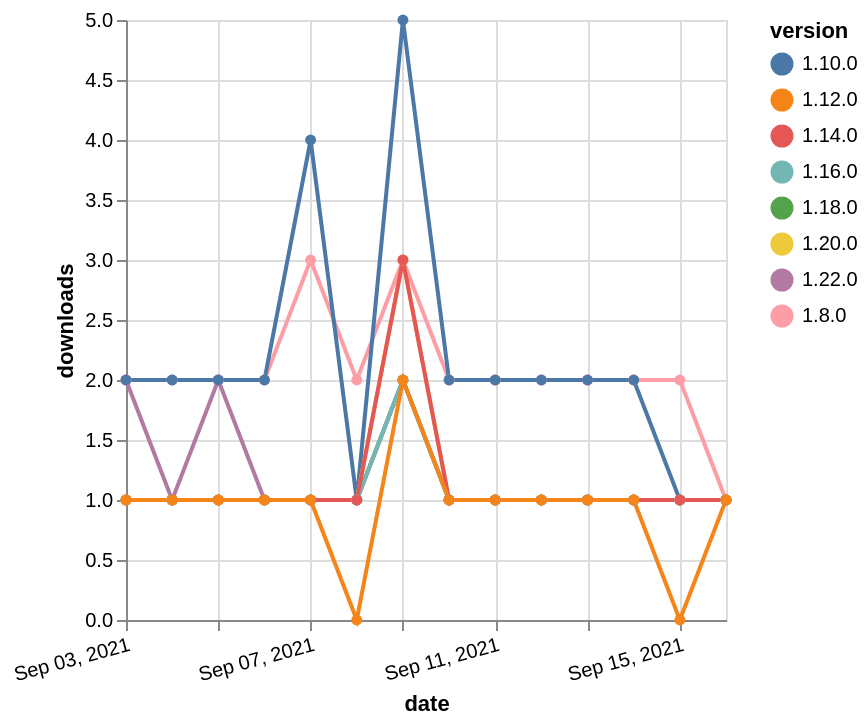

Write the Vega-Lite specification saved for this chart.
### Vega-Lite specification from a JSON file in a GitHub repository (floating-point values rounded to 4 significant figures)
{"$schema": "https://vega.github.io/schema/vega-lite/v5.json", "description": "A simple bar chart with embedded data.", "data": {"values": [{"date": "2021-09-03", "total": 154, "delta": 1, "version": "1.18.0"}, {"date": "2021-09-04", "total": 155, "delta": 1, "version": "1.18.0"}, {"date": "2021-09-05", "total": 156, "delta": 1, "version": "1.18.0"}, {"date": "2021-09-06", "total": 157, "delta": 1, "version": "1.18.0"}, {"date": "2021-09-07", "total": 158, "delta": 1, "version": "1.18.0"}, {"date": "2021-09-08", "total": 159, "delta": 1, "version": "1.18.0"}, {"date": "2021-09-09", "total": 161, "delta": 2, "version": "1.18.0"}, {"date": "2021-09-10", "total": 162, "delta": 1, "version": "1.18.0"}, {"date": "2021-09-11", "total": 163, "delta": 1, "version": "1.18.0"}, {"date": "2021-09-12", "total": 164, "delta": 1, "version": "1.18.0"}, {"date": "2021-09-13", "total": 165, "delta": 1, "version": "1.18.0"}, {"date": "2021-09-14", "total": 166, "delta": 1, "version": "1.18.0"}, {"date": "2021-09-15", "total": 167, "delta": 1, "version": "1.18.0"}, {"date": "2021-09-16", "total": 168, "delta": 1, "version": "1.18.0"}, {"date": "2021-09-03", "total": 119, "delta": 2, "version": "1.22.0"}, {"date": "2021-09-04", "total": 120, "delta": 1, "version": "1.22.0"}, {"date": "2021-09-05", "total": 122, "delta": 2, "version": "1.22.0"}, {"date": "2021-09-06", "total": 123, "delta": 1, "version": "1.22.0"}, {"date": "2021-09-07", "total": 124, "delta": 1, "version": "1.22.0"}, {"date": "2021-09-08", "total": 125, "delta": 1, "version": "1.22.0"}, {"date": "2021-09-09", "total": 127, "delta": 2, "version": "1.22.0"}, {"date": "2021-09-10", "total": 128, "delta": 1, "version": "1.22.0"}, {"date": "2021-09-11", "total": 129, "delta": 1, "version": "1.22.0"}, {"date": "2021-09-12", "total": 130, "delta": 1, "version": "1.22.0"}, {"date": "2021-09-13", "total": 131, "delta": 1, "version": "1.22.0"}, {"date": "2021-09-14", "total": 132, "delta": 1, "version": "1.22.0"}, {"date": "2021-09-15", "total": 133, "delta": 1, "version": "1.22.0"}, {"date": "2021-09-16", "total": 134, "delta": 1, "version": "1.22.0"}, {"date": "2021-09-03", "total": 2333, "delta": 2, "version": "1.8.0"}, {"date": "2021-09-04", "total": 2335, "delta": 2, "version": "1.8.0"}, {"date": "2021-09-05", "total": 2337, "delta": 2, "version": "1.8.0"}, {"date": "2021-09-06", "total": 2339, "delta": 2, "version": "1.8.0"}, {"date": "2021-09-07", "total": 2342, "delta": 3, "version": "1.8.0"}, {"date": "2021-09-08", "total": 2344, "delta": 2, "version": "1.8.0"}, {"date": "2021-09-09", "total": 2347, "delta": 3, "version": "1.8.0"}, {"date": "2021-09-10", "total": 2349, "delta": 2, "version": "1.8.0"}, {"date": "2021-09-11", "total": 2351, "delta": 2, "version": "1.8.0"}, {"date": "2021-09-12", "total": 2353, "delta": 2, "version": "1.8.0"}, {"date": "2021-09-13", "total": 2355, "delta": 2, "version": "1.8.0"}, {"date": "2021-09-14", "total": 2357, "delta": 2, "version": "1.8.0"}, {"date": "2021-09-15", "total": 2359, "delta": 2, "version": "1.8.0"}, {"date": "2021-09-16", "total": 2360, "delta": 1, "version": "1.8.0"}, {"date": "2021-09-03", "total": 2456, "delta": 2, "version": "1.10.0"}, {"date": "2021-09-04", "total": 2458, "delta": 2, "version": "1.10.0"}, {"date": "2021-09-05", "total": 2460, "delta": 2, "version": "1.10.0"}, {"date": "2021-09-06", "total": 2462, "delta": 2, "version": "1.10.0"}, {"date": "2021-09-07", "total": 2466, "delta": 4, "version": "1.10.0"}, {"date": "2021-09-08", "total": 2467, "delta": 1, "version": "1.10.0"}, {"date": "2021-09-09", "total": 2472, "delta": 5, "version": "1.10.0"}, {"date": "2021-09-10", "total": 2474, "delta": 2, "version": "1.10.0"}, {"date": "2021-09-11", "total": 2476, "delta": 2, "version": "1.10.0"}, {"date": "2021-09-12", "total": 2478, "delta": 2, "version": "1.10.0"}, {"date": "2021-09-13", "total": 2480, "delta": 2, "version": "1.10.0"}, {"date": "2021-09-14", "total": 2482, "delta": 2, "version": "1.10.0"}, {"date": "2021-09-15", "total": 2483, "delta": 1, "version": "1.10.0"}, {"date": "2021-09-16", "total": 2484, "delta": 1, "version": "1.10.0"}, {"date": "2021-09-03", "total": 173, "delta": 1, "version": "1.20.0"}, {"date": "2021-09-04", "total": 174, "delta": 1, "version": "1.20.0"}, {"date": "2021-09-05", "total": 175, "delta": 1, "version": "1.20.0"}, {"date": "2021-09-06", "total": 176, "delta": 1, "version": "1.20.0"}, {"date": "2021-09-07", "total": 177, "delta": 1, "version": "1.20.0"}, {"date": "2021-09-08", "total": 178, "delta": 1, "version": "1.20.0"}, {"date": "2021-09-09", "total": 181, "delta": 3, "version": "1.20.0"}, {"date": "2021-09-10", "total": 182, "delta": 1, "version": "1.20.0"}, {"date": "2021-09-11", "total": 183, "delta": 1, "version": "1.20.0"}, {"date": "2021-09-12", "total": 184, "delta": 1, "version": "1.20.0"}, {"date": "2021-09-13", "total": 185, "delta": 1, "version": "1.20.0"}, {"date": "2021-09-14", "total": 186, "delta": 1, "version": "1.20.0"}, {"date": "2021-09-15", "total": 187, "delta": 1, "version": "1.20.0"}, {"date": "2021-09-16", "total": 188, "delta": 1, "version": "1.20.0"}, {"date": "2021-09-03", "total": 176, "delta": 1, "version": "1.16.0"}, {"date": "2021-09-04", "total": 177, "delta": 1, "version": "1.16.0"}, {"date": "2021-09-05", "total": 178, "delta": 1, "version": "1.16.0"}, {"date": "2021-09-06", "total": 179, "delta": 1, "version": "1.16.0"}, {"date": "2021-09-07", "total": 180, "delta": 1, "version": "1.16.0"}, {"date": "2021-09-08", "total": 181, "delta": 1, "version": "1.16.0"}, {"date": "2021-09-09", "total": 183, "delta": 2, "version": "1.16.0"}, {"date": "2021-09-10", "total": 184, "delta": 1, "version": "1.16.0"}, {"date": "2021-09-11", "total": 185, "delta": 1, "version": "1.16.0"}, {"date": "2021-09-12", "total": 186, "delta": 1, "version": "1.16.0"}, {"date": "2021-09-13", "total": 187, "delta": 1, "version": "1.16.0"}, {"date": "2021-09-14", "total": 188, "delta": 1, "version": "1.16.0"}, {"date": "2021-09-15", "total": 189, "delta": 1, "version": "1.16.0"}, {"date": "2021-09-16", "total": 190, "delta": 1, "version": "1.16.0"}, {"date": "2021-09-03", "total": 308, "delta": 1, "version": "1.14.0"}, {"date": "2021-09-04", "total": 309, "delta": 1, "version": "1.14.0"}, {"date": "2021-09-05", "total": 310, "delta": 1, "version": "1.14.0"}, {"date": "2021-09-06", "total": 311, "delta": 1, "version": "1.14.0"}, {"date": "2021-09-07", "total": 312, "delta": 1, "version": "1.14.0"}, {"date": "2021-09-08", "total": 313, "delta": 1, "version": "1.14.0"}, {"date": "2021-09-09", "total": 316, "delta": 3, "version": "1.14.0"}, {"date": "2021-09-10", "total": 317, "delta": 1, "version": "1.14.0"}, {"date": "2021-09-11", "total": 318, "delta": 1, "version": "1.14.0"}, {"date": "2021-09-12", "total": 319, "delta": 1, "version": "1.14.0"}, {"date": "2021-09-13", "total": 320, "delta": 1, "version": "1.14.0"}, {"date": "2021-09-14", "total": 321, "delta": 1, "version": "1.14.0"}, {"date": "2021-09-15", "total": 322, "delta": 1, "version": "1.14.0"}, {"date": "2021-09-16", "total": 323, "delta": 1, "version": "1.14.0"}, {"date": "2021-09-03", "total": 229, "delta": 1, "version": "1.12.0"}, {"date": "2021-09-04", "total": 230, "delta": 1, "version": "1.12.0"}, {"date": "2021-09-05", "total": 231, "delta": 1, "version": "1.12.0"}, {"date": "2021-09-06", "total": 232, "delta": 1, "version": "1.12.0"}, {"date": "2021-09-07", "total": 233, "delta": 1, "version": "1.12.0"}, {"date": "2021-09-08", "total": 233, "delta": 0, "version": "1.12.0"}, {"date": "2021-09-09", "total": 235, "delta": 2, "version": "1.12.0"}, {"date": "2021-09-10", "total": 236, "delta": 1, "version": "1.12.0"}, {"date": "2021-09-11", "total": 237, "delta": 1, "version": "1.12.0"}, {"date": "2021-09-12", "total": 238, "delta": 1, "version": "1.12.0"}, {"date": "2021-09-13", "total": 239, "delta": 1, "version": "1.12.0"}, {"date": "2021-09-14", "total": 240, "delta": 1, "version": "1.12.0"}, {"date": "2021-09-15", "total": 240, "delta": 0, "version": "1.12.0"}, {"date": "2021-09-16", "total": 241, "delta": 1, "version": "1.12.0"}]}, "width": "container", "mark": {"type": "line", "point": {"filled": true}}, "encoding": {"x": {"field": "date", "type": "temporal", "timeUnit": "yearmonthdate", "title": "date", "axis": {"labelAngle": -15}}, "y": {"field": "delta", "type": "quantitative", "title": "downloads"}, "color": {"field": "version", "type": "nominal"}, "tooltip": {"field": "delta"}}}
